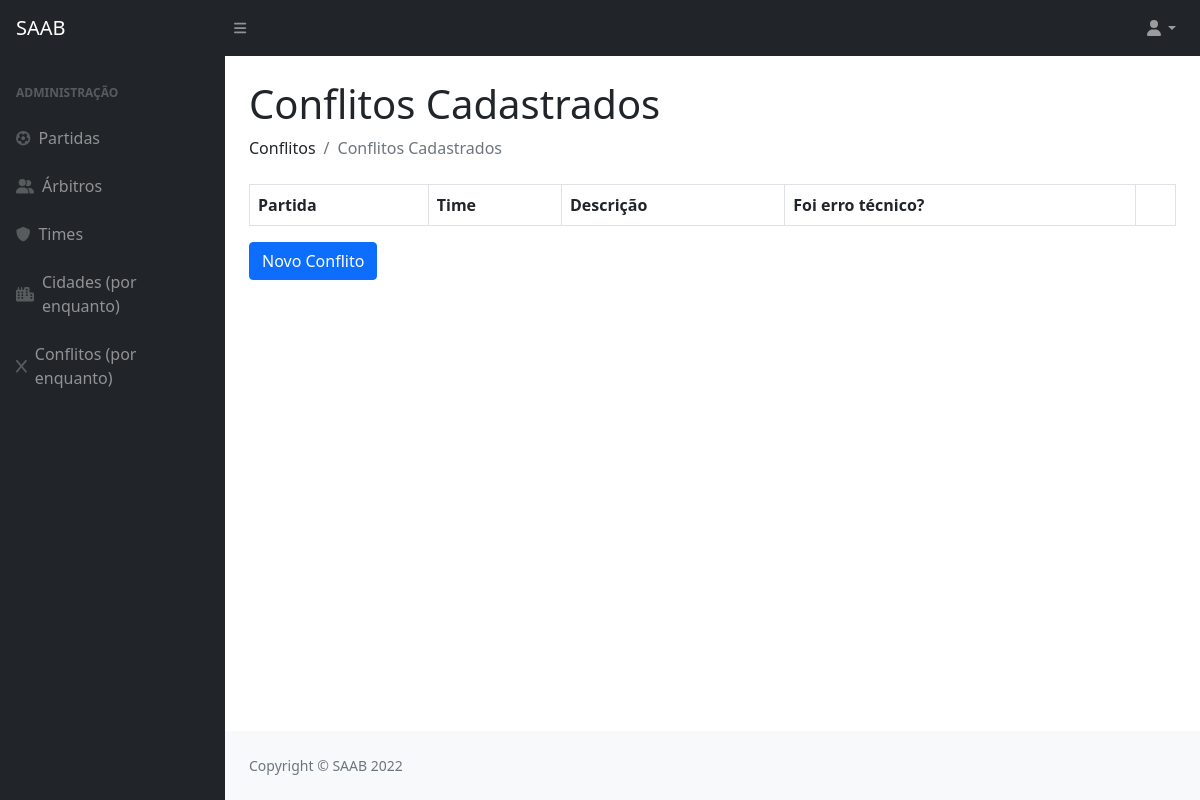
The page /conflitos/ on the database as committed earlier.
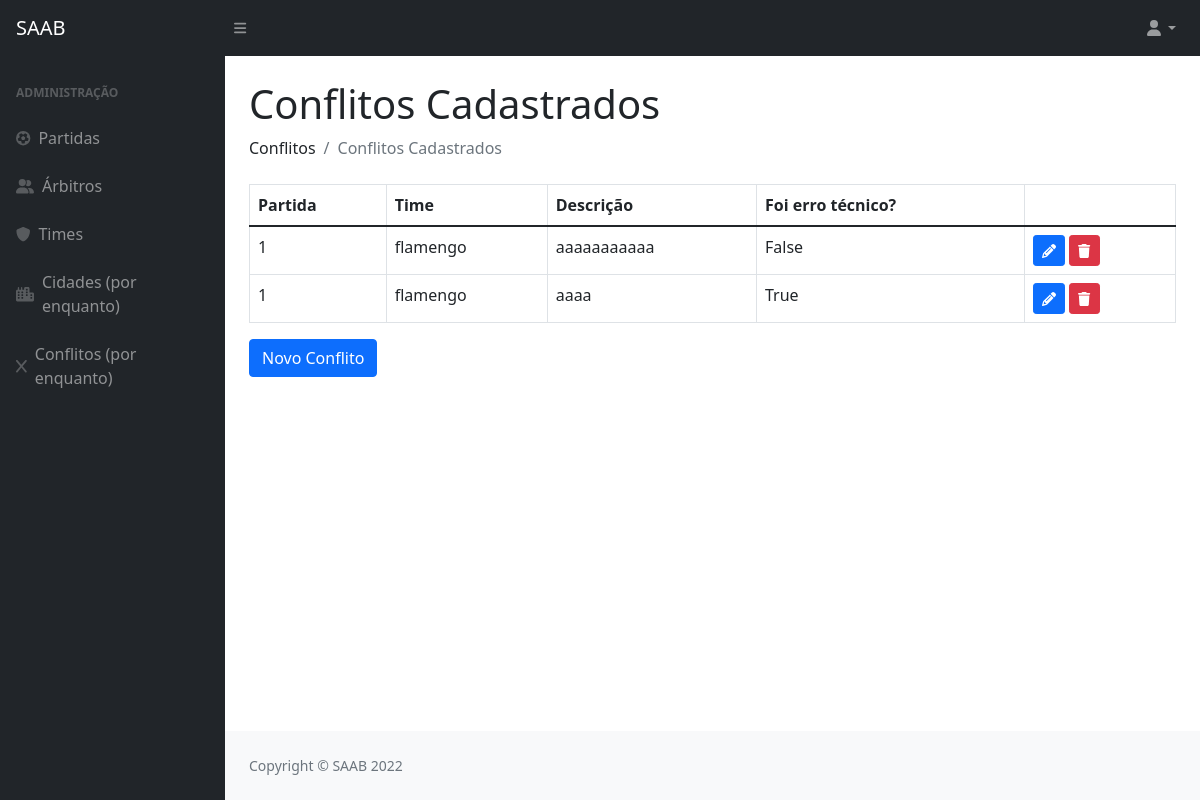
The same page on the database as committed later.
### privado/models.py (models this page shows)
class Conflito(models.Model):
    codigo = models.AutoField(primary_key=True)
    partida = models.ForeignKey(Partida, on_delete=models.CASCADE)
    time = models.ForeignKey(Time, on_delete=models.CASCADE)
    descricao = models.TextField(max_length=260)
    errotecnico = models.BooleanField()

class Partida(models.Model):
    codigo = models.AutoField(primary_key=True)
    usuario = models.ForeignKey(Usuario, on_delete=models.CASCADE)
    arbitro = models.ForeignKey(Arbitro, on_delete=models.CASCADE)
    visitante  = models.ForeignKey(Time, on_delete=models.CASCADE, related_name='visitante')
    local  = models.ForeignKey(Time, on_delete=models.CASCADE, related_name='local')
    data = models.DateField()
    def __str__(self):
        return str(self.codigo)

class Time(models.Model):
    codigo = models.AutoField(primary_key=True)
    nome = models.CharField(max_length=100)
    cidade = models.ForeignKey(Cidade, on_delete=models.CASCADE)
    def __str__(self):
        return (self.nome)

### privado/views.py (the view)
# urls.py: path('conflitos/', conflitos , name="url_conflitos"),
def conflitos(request):
    conflito = Conflito.objects.all()
    parametros = {"conflito": conflito}
    return render(request, "SAAB/conflitos.html", parametros)

### privado/templates/SAAB/conflitos.html (shortened to what this page needs)
{% extends 'SAAB/layout.html' %}
{% block conteudo %}
{% load static %}
{% load crispy_forms_tags %}
<!DOCTYPE html>
<html lang="en">
    <head>
    </head>
    <body>
      <h1 class="mt-4">Conflitos Cadastrados</h1>
      <ol class="breadcrumb mb-4">
        <li class="breadcrumb-item">Conflitos</li>
        <li class="breadcrumb-item active">Conflitos Cadastrados</li>
      </ol>
      <table class="table table-bordered">
        <thead>
          <tr>
            <th>Partida</th>
            <th>Time</th>
            <th>Descrição</th>
            <th>Foi erro técnico?</th>
            <th></th>
          </tr>
        </thead>
        {% for i in conflito %}
        <tr>
          <td>{{ i.partida }}</td>
          <td>{{ i.time }}</td>
          <td>{{ i.descricao }}</td>
          <td>{{ i.errotecnico }}</td>
          <td>
            <a href="{% url 'url_updateConflito' i.codigo %}"><button class="btn btn-primary btn-sm"><i class="fas fa-pencil"></i></button></a>
            <a href="{% url 'url_deleteConflito' i.codigo %}"><button class="btn btn-danger btn-sm"><i class="fas fa-trash"></i></button></a>
          </td>
        </tr>
        {% endfor %}
      </table>
      <a href="{% url 'url_formConflito' %}"><button  class="btn btn-primary">Novo Conflito</button></a>
    </body>
  </html>
{% endblock %}

Rows that differ between the two databases and show on the page:
added Conflito: partida "1", time "flamengo", descricao "aaaaaaaaaaa", errotecnico "False"
added Conflito: partida "1", time "flamengo", descricao "aaaa", errotecnico "True"
